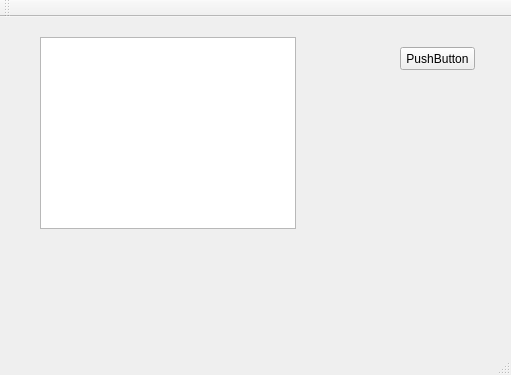
<?xml version="1.0" encoding="UTF-8"?>
<ui version="4.0">
 <class>MainWindow</class>
 <widget class="QMainWindow" name="MainWindow">
  <property name="geometry">
   <rect>
    <x>0</x>
    <y>0</y>
    <width>511</width>
    <height>375</height>
   </rect>
  </property>
  <property name="windowTitle">
   <string>MainWindow</string>
  </property>
  <widget class="QWidget" name="centralWidget">
   <widget class="QPushButton" name="pushButton">
    <property name="geometry">
     <rect>
      <x>400</x>
      <y>30</y>
      <width>75</width>
      <height>23</height>
     </rect>
    </property>
    <property name="text">
     <string>PushButton</string>
    </property>
   </widget>
   <widget class="QTextBrowser" name="textBrowser">
    <property name="geometry">
     <rect>
      <x>40</x>
      <y>20</y>
      <width>256</width>
      <height>192</height>
     </rect>
    </property>
   </widget>
  </widget>
  <widget class="QMenuBar" name="menuBar">
   <property name="geometry">
    <rect>
     <x>0</x>
     <y>0</y>
     <width>511</width>
     <height>23</height>
    </rect>
   </property>
  </widget>
  <widget class="QToolBar" name="mainToolBar">
   <attribute name="toolBarArea">
    <enum>TopToolBarArea</enum>
   </attribute>
   <attribute name="toolBarBreak">
    <bool>false</bool>
   </attribute>
  </widget>
  <widget class="QStatusBar" name="statusBar"/>
 </widget>
 <layoutdefault spacing="6" margin="11"/>
 <resources/>
 <connections/>
</ui>
